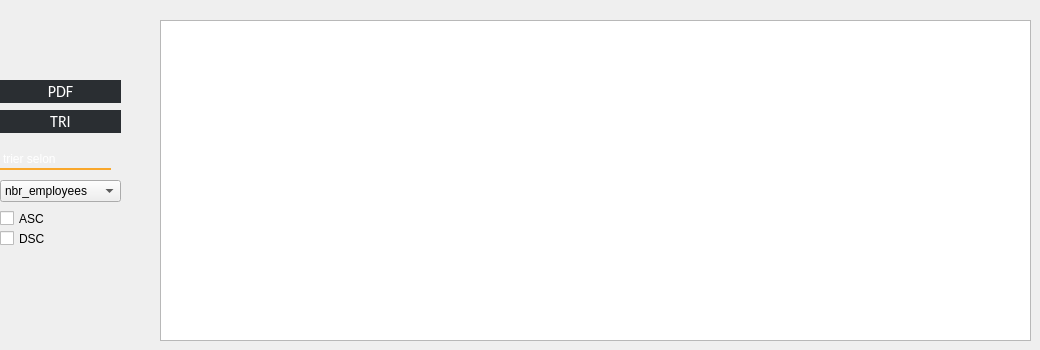
       <widget class="QWidget" name="page_21">
        <widget class="QCheckBox" name="checkBox">
         <property name="geometry">
          <rect>
           <x>0</x>
           <y>230</y>
           <width>70</width>
           <height>17</height>
          </rect>
         </property>
         <property name="text">
          <string>DSC</string>
         </property>
        </widget>
        <widget class="QCheckBox" name="checkBox_2">
         <property name="geometry">
          <rect>
           <x>0</x>
           <y>210</y>
           <width>70</width>
           <height>17</height>
          </rect>
         </property>
         <property name="text">
          <string>ASC</string>
         </property>
        </widget>
        <widget class="QLabel" name="label_14">
         <property name="geometry">
          <rect>
           <x>0</x>
           <y>150</y>
           <width>111</width>
           <height>20</height>
          </rect>
         </property>
         <property name="styleSheet">
          <string notr="true">border: 0px solid rgb(249, 167, 43);
border-bottom-width: 2px;
border-radius: px;
background-color: rgba(255, 255, 255, 0);
color: rgb(255, 255, 255);</string>
         </property>
         <property name="text">
          <string>trier selon</string>
         </property>
        </widget>
        <widget class="QComboBox" name="comboBox">
         <property name="geometry">
          <rect>
           <x>0</x>
           <y>180</y>
           <width>121</width>
           <height>22</height>
          </rect>
         </property>
         <item>
          <property name="text">
           <string>nbr_employees</string>
          </property>
         </item>
         <item>
          <property name="text">
           <string>nbr_heure</string>
          </property>
         </item>
         <item>
          <property name="text">
           <string>nom_boutique</string>
          </property>
         </item>
        </widget>
        <widget class="QPushButton" name="tri_boutique">
         <property name="geometry">
          <rect>
           <x>0</x>
           <y>110</y>
           <width>121</width>
           <height>23</height>
          </rect>
         </property>
         <property name="styleSheet">
          <string notr="true">QPushButton
{
	background-color: rgb(42, 46, 50);
   border-radius:0px;
	color:#ffffff;
	font-size:16px;
font-family:Calibri;

qproperty-iconSize:35px;

}
QPushButton:hover
{
	background-color:rgb(50, 53, 57);
		color:#ffff99;

}
QPushButton:focus
{
	background-color: rgb(59, 62, 66);
	border-style:solid;
	border-left-width:7px;
	border-color: #ff3333;
	color:#ffff99;
}
</string>
         </property>
         <property name="text">
          <string>TRI</string>
         </property>
        </widget>
        <widget class="QPushButton" name="pushButton_22">
         <property name="geometry">
          <rect>
           <x>0</x>
           <y>80</y>
           <width>121</width>
           <height>23</height>
          </rect>
         </property>
         <property name="styleSheet">
          <string notr="true">QPushButton
{
	background-color: rgb(42, 46, 50);
   border-radius:0px;
	color:#ffffff;
	font-size:16px;
font-family:Calibri;

qproperty-iconSize:35px;

}
QPushButton:hover
{
	background-color:rgb(50, 53, 57);
		color:#ffff99;

}
QPushButton:focus
{
	background-color: rgb(59, 62, 66);
	border-style:solid;
	border-left-width:7px;
	border-color: #ff3333;
	color:#ffff99;
}

</string>
         </property>
         <property name="text">
          <string>PDF</string>
         </property>
        </widget>
        <widget class="QTableView" name="tableView_boutique">
         <property name="geometry">
          <rect>
           <x>160</x>
           <y>20</y>
           <width>871</width>
           <height>321</height>
          </rect>
         </property>
        </widget>
       </widget>
